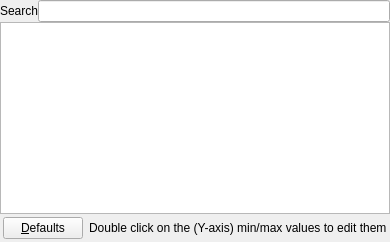
     <widget class="QWidget" name="graphTab">
      <attribute name="title">
       <string>Graphs</string>
      </attribute>
      <layout class="QVBoxLayout" name="verticalLayout_4">
       <property name="spacing">
        <number>0</number>
       </property>
       <property name="margin">
        <number>0</number>
       </property>
       <item>
        <layout class="QHBoxLayout" name="horizontalLayout_6">
         <item>
          <widget class="QLabel" name="label_8">
           <property name="text">
            <string>Search</string>
           </property>
          </widget>
         </item>
         <item>
          <widget class="QLineEdit" name="graphFilter">
           <property name="toolTip">
            <string>Filters the graph list. Simply start typing the name of the graph your looking for.</string>
           </property>
          </widget>
         </item>
        </layout>
       </item>
       <item>
        <widget class="QTreeView" name="graphView"/>
       </item>
       <item>
        <widget class="QWidget" name="widget_3" native="true">
         <layout class="QHBoxLayout" name="horizontalLayout_11">
          <property name="margin">
           <number>3</number>
          </property>
          <item>
           <widget class="QPushButton" name="resetGraphButton">
            <property name="sizePolicy">
             <sizepolicy hsizetype="Fixed" vsizetype="Fixed">
              <horstretch>0</horstretch>
              <verstretch>0</verstretch>
             </sizepolicy>
            </property>
            <property name="text">
             <string>&amp;Defaults</string>
            </property>
           </widget>
          </item>
          <item>
           <widget class="QLabel" name="label_9">
            <property name="text">
             <string>Double click on the (Y-axis) min/max values to edit them</string>
            </property>
           </widget>
          </item>
         </layout>
        </widget>
       </item>
      </layout>
     </widget>
